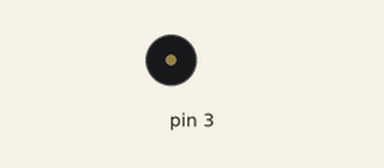
A sketch run on a simulated Arduino Uno, built with avr-gcc and run on an emulated ATmega328P. Parts: buzzer (waves = sounding).

Above: at 0.9 s.
At 9.13 s:
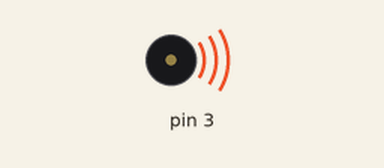
Timing chart, 0 to 9.5 s (numbered marks = the images above):
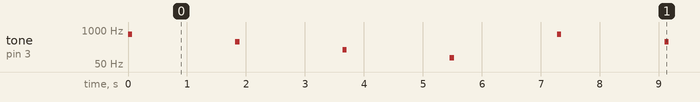

The sketch:

EJ10.ino
```cpp
#define NOTE_B0  31
#define NOTE_C1  33
#define NOTE_CS1 35
#define NOTE_D1  37
#define NOTE_DS1 39
#define NOTE_E1  41
#define NOTE_F1  44
#define NOTE_FS1 46
#define NOTE_G1  49
#define NOTE_GS1 52
#define NOTE_A1  55
#define NOTE_AS1 58
#define NOTE_B1  62

#define NOTE_C2  65
#define NOTE_CS2 69
#define NOTE_D2  73
#define NOTE_DS2 78
#define NOTE_E2  82
#define NOTE_F2  87
#define NOTE_FS2 93
#define NOTE_G2  98
#define NOTE_GS2 104
#define NOTE_A2  110
#define NOTE_AS2 117
#define NOTE_B2  123

#define NOTE_C3  131
#define NOTE_CS3 139
#define NOTE_D3  147
#define NOTE_DS3 156
#define NOTE_E3  165
#define NOTE_F3  175
#define NOTE_FS3 185
#define NOTE_G3  196
#define NOTE_GS3 208
#define NOTE_A3  220
#define NOTE_AS3 233
#define NOTE_B3  247

#define NOTE_C4  262
#define NOTE_CS4 277
#define NOTE_D4  294
#define NOTE_DS4 311
#define NOTE_E4  330
#define NOTE_F4  349
#define NOTE_FS4 370
#define NOTE_G4  392
#define NOTE_GS4 415
#define NOTE_A4  440
#define NOTE_AS4 466
#define NOTE_B4  494


#define NOTE_C6  1047
#define NOTE_CS6 1109
#define NOTE_D6  1175
#define NOTE_DS6 1245
#define NOTE_E6  1319
#define NOTE_F6  1397
#define NOTE_FS6 1480
#define NOTE_G6  1568
#define NOTE_GS6 1661
#define NOTE_A6  1760
#define NOTE_AS6 1865

#define NOTE_B6  1976
#define NOTE_C7  2093
#define NOTE_CS7 2217
#define NOTE_D7  2349
#define NOTE_DS7 2489
#define NOTE_E7  2637
#define NOTE_F7  2794
#define NOTE_FS7 2960
#define NOTE_G7  3136
#define NOTE_GS7 3322
#define NOTE_A7  3520
#define NOTE_AS7 3729
#define NOTE_B7  3951

#define NOTE_C8  4186
#define NOTE_CS8 4435
#define NOTE_D8  4699
#define NOTE_DS8 4978


#define NOTE_C5  523
#define NOTE_CS5 554
#define NOTE_D5  587
#define NOTE_DS5 622
#define NOTE_E5  659
#define NOTE_F5  698
#define NOTE_FS5 740
#define NOTE_G5  784
#define NOTE_GS5 831
#define NOTE_A5  880
#define NOTE_AS5 932
#define NOTE_B5  988


int melodia[] ={ NOTE_F5, NOTE_C5, NOTE_F5, NOTE_C5};
int melodia1[] ={ NOTE_F4, NOTE_C2, NOTE_F3, NOTE_C4};
int melodia2[] ={ NOTE_F3, NOTE_C3, NOTE_F2, NOTE_C2};
int melodia3[] ={ NOTE_F2, NOTE_C4, NOTE_F4, NOTE_C3};
int figura[]  ={   14   ,   14   ,	 14	  ,   14   };
//  t > 1   mas rapida
//  t < 1   mas lenta
float tempo = 4.5;


void setup()
{
    pinMode( 3 , OUTPUT);
}

void loop()
{
  sonidito(melodia, figura, tempo);
  sonidito(melodia1, figura, tempo);
  sonidito(melodia2, figura, tempo);
  sonidito(melodia3, figura, tempo);
}


void sonidito(int cancioncita[], int notas[], float tiempo){

  for(int i=0 ; i < ( sizeof(cancioncita)/sizeof(int) ) ; i++)
    {
      // parlante , nota , figura
      tone( 3 , cancioncita[i] , (1000/notas[i]) );
      delay( (1000/notas[i]) * tiempo);
    }

      noTone(3);
      delay(1500);
}
```

Measured:
- by itself, tone on pin 3: repeats every 7.3 s: silent 1.7 s, 349 Hz 0.07 s, silent 1.7 s, 175 Hz 0.07 s, silent 1.7 s, 87 Hz 0.07 s, silent 1.7 s, 698 Hz 0.07 s
